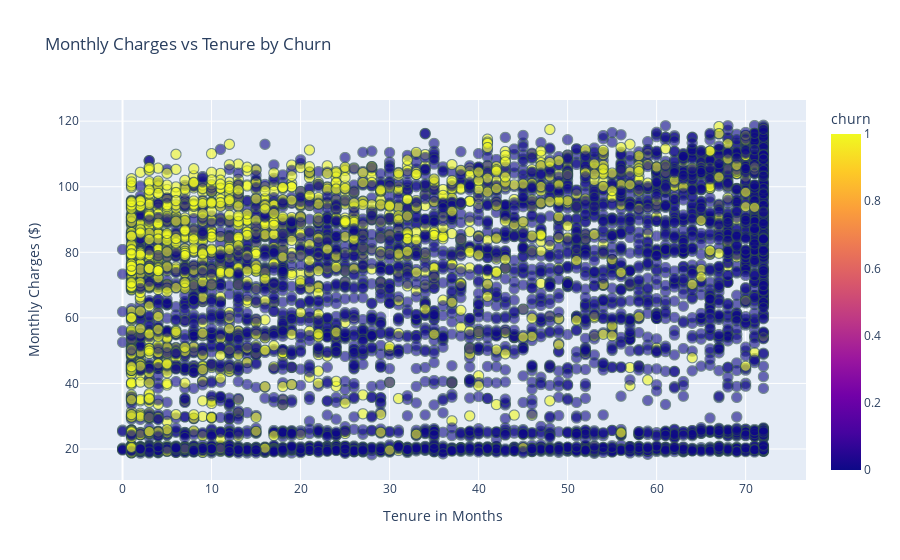

Notebook source saved alongside this figure:
### Markdown cell above
### Tenure vs MonthlyCharges

### Code cell
# Creating the scatter plot
fig = px.scatter(
    data_frame=df,
    x='tenure',
    y='monthlycharges',
    color='churn',
    title='Monthly Charges vs Tenure by Churn',
    labels={'tenure': 'Tenure in Months', 'monthlycharges': 'Monthly Charges ($)'},
    opacity=0.6,
    hover_data=['tenure', 'monthlycharges']
)

fig.update_traces(marker=dict(size=10, line=dict(width=1, color='DarkSlateGrey')))

fig.show()

### Figure 1 — Plotly figure (JSON) as saved in the notebook; plotly's stock layout.template omitted (floating-point values rounded to 4 significant figures; data arrays with more than 128 entries replaced by an {"elided": "..."} marker saying what was removed)
{"data": [{"hovertemplate": "Tenure in Months=%{x}<br>Monthly Charges ($)=%{y}<br>churn=%{marker.color}<extra></extra>", "legendgroup": "", "marker": {"color": {"elided": "7043 int values"}, "coloraxis": "coloraxis", "line": {"color": "DarkSlateGrey", "width": 1}, "opacity": 0.6, "size": 10, "symbol": "circle"}, "mode": "markers", "name": "", "showlegend": false, "type": "scattergl", "x": {"elided": "7043 int values"}, "xaxis": "x", "y": {"elided": "7043 float values"}, "yaxis": "y"}], "layout": {"coloraxis": {"colorbar": {"title": {"text": "churn"}}, "colorscale": [[0, "#0d0887"], [0.1111, "#46039f"], [0.2222, "#7201a8"], [0.3333, "#9c179e"], [0.4444, "#bd3786"], [0.5556, "#d8576b"], [0.6667, "#ed7953"], [0.7778, "#fb9f3a"], [0.8889, "#fdca26"], [1, "#f0f921"]]}, "legend": {"tracegroupgap": 0}, "title": {"text": "Monthly Charges vs Tenure by Churn"}, "xaxis": {"anchor": "y", "domain": [0, 1], "title": {"text": "Tenure in Months"}}, "yaxis": {"anchor": "x", "domain": [0, 1], "title": {"text": "Monthly Charges ($)"}}}}
